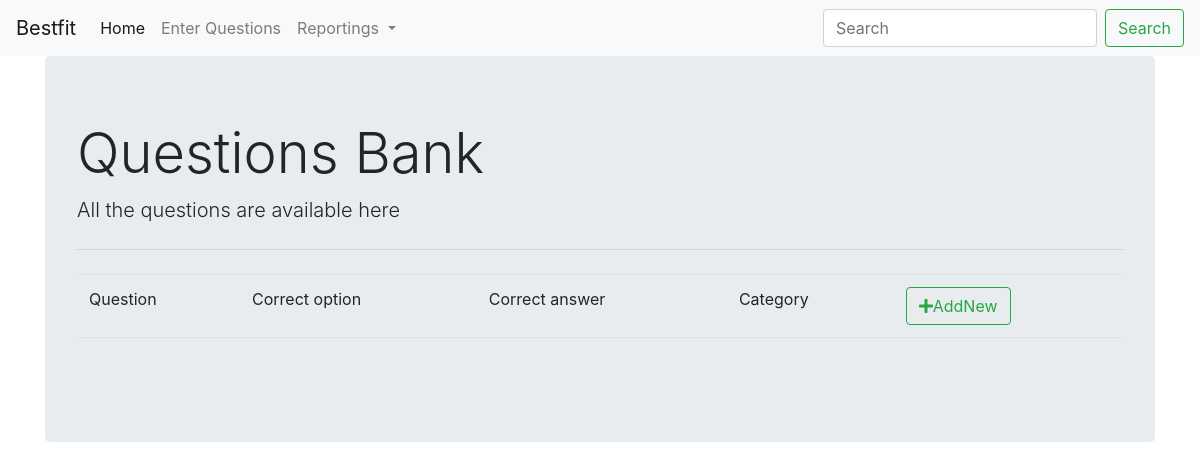
/home/questionbank, run on an earlier commit of the app's database.
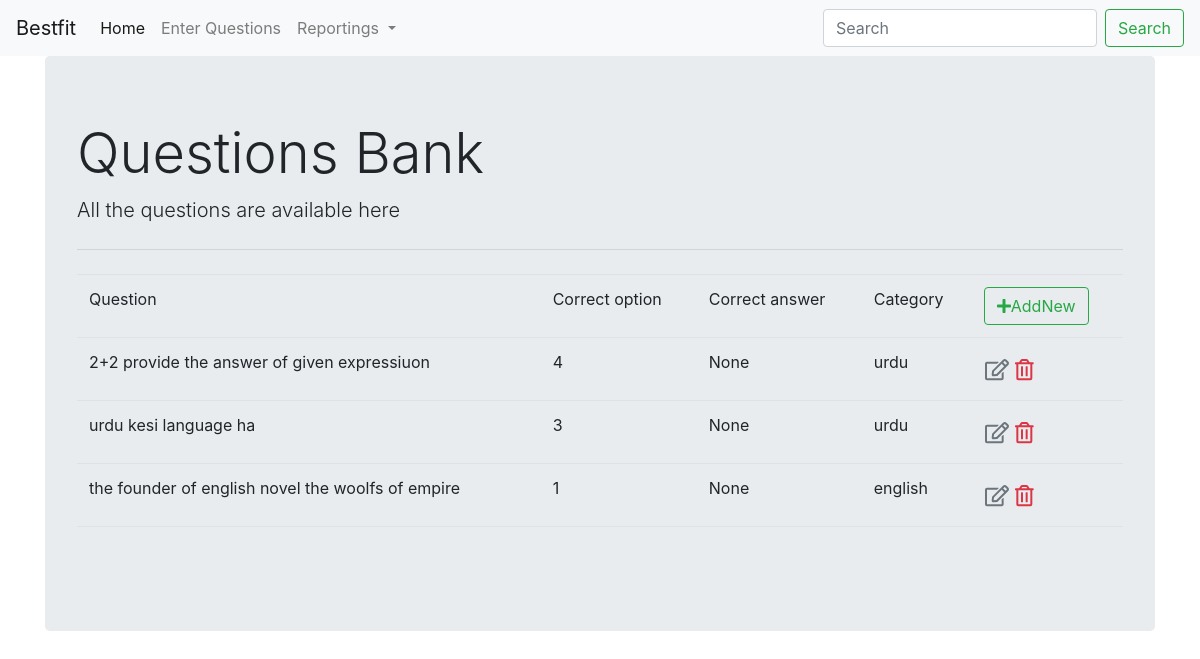
And on a later commit of the database.
### besfit/models.py (models this page shows)
class questions(models.Model):
    answer_choices=(("A","A"),("B","B"),("C","C"),("D","D"))
    category_type= (
    ("english", "english"), ("urdu", "urdu"), ("math", "math"))
    category=models.CharField(max_length=100,choices=category_type)
    question=models.CharField(max_length=200,default="")
    A=models.CharField(max_length=100,blank=True)
    B = models.CharField(max_length=100,blank=True)
    C = models.CharField(max_length=100,blank=True)
    D = models.CharField(max_length=100,blank=True)
    correct_answer = models.CharField(max_length=2,choices=answer_choices)

### besfit/views.py (the view)
# urls.py: path('questionbank',views.viewquestions,name='select_questions'),
def viewquestions(request):
     questionall={'questionall':questions.objects.annotate(
        correct_answer_option=Case(
            When(correct_answer='A',then="A"),
            When(correct_answer='B',then="B"),
            When(correct_answer='C', then="C"),
            When(correct_answer='D', then="D"),
            output_field=CharField()
        )
    )}
     return render(request,'questionbank.html',questionall)

### besfit/templates/questionbank.html (shortened to what this page needs)
{%extends 'master.html'%}
{%block contentholder%}
<div class="jumbotron">
  <h1 class="display-4">Questions Bank</h1>
  <p class="lead">All the questions are available here </p>
  <hr class="my-4">
  <table id="questionbanktable" class="Datatable table table-border-less ">
      <thead>
          <tr>
              <td>Question</td>
              <td>Correct option</td>
              <td>Correct answer</td>
              <td>Category</td>
              <td>
                  <a href="enterquestions" class="btn btn-outline-success ">
                  <i class=" fas fa-plus"></i>AddNew
              </a>
              </td>
          </tr>
      </thead>
      <tbody>
      {%for question in questionall %}
      <tr>
          <td>{{question.question}}  </td>
          <td>{{question.correct_answer}}  </td>
          <td>{{question.correct_answer_option}}  </td>
          <td>{{question.category}}  </td>
               <td><a  href="{% url 'update_question' question.id %}" class=" btn text-secondary px-0"><i class="far fa-edit fa-lg"></i></a>
            <a  href="{% url 'delete_question' question.id %}" class=" btn text-secondary px-0"><i class="far fa-trash-alt fa-lg text-danger"></i></a>
          </td>
      </tr>
{%endfor%}
      </tbody>
      <tfoot>
      <tr>
          <td></td>
             <td></td>
             <td></td>
             <td></td>
          <td></td>
      </tr>
      </tfoot>
  </table>
</div>
{% endblock %}

What changed in the data, as far as the page shows it:
added questions: question "2+2 provide the answer of given expressiuon", correct_answer "4", correct_answer_option "None", category "urdu"
added questions: question "urdu kesi language ha", correct_answer "3", correct_answer_option "None", category "urdu"
added questions: question "the founder of english novel the woolfs of empire", correct_answer "1", correct_answer_option "None", category "english"
